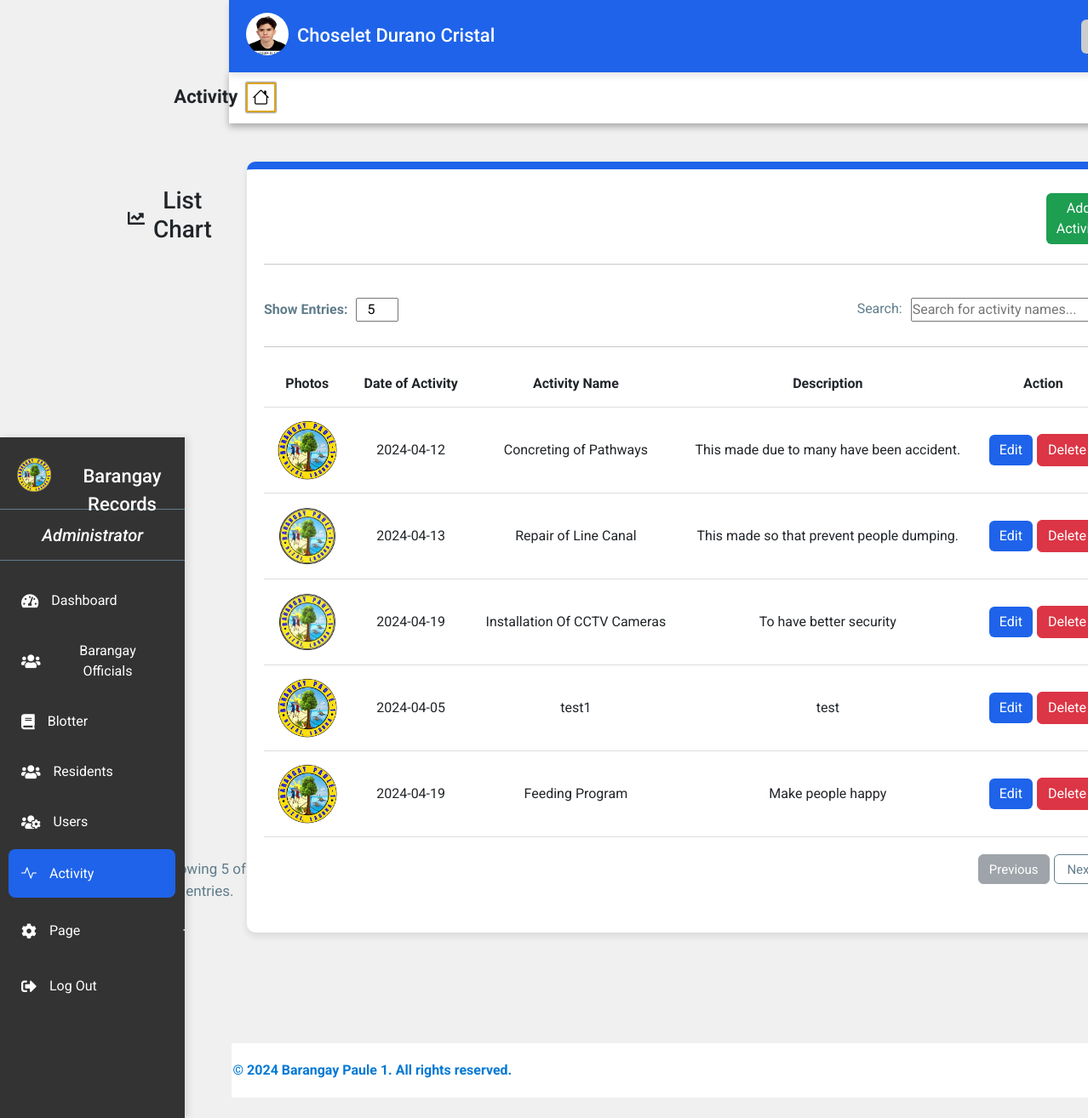
/Activity.php (signed in), run on the app's committed database.
### tables this page shows
CREATE TABLE `proof_of_identity` (
  `id` int(11) NOT NULL,
  `picture` varchar(255) NOT NULL,
  `valid_id` varchar(255) NOT NULL,
  `created_at` timestamp NOT NULL DEFAULT current_timestamp()
);

CREATE TABLE `profiledata` (
  `id` int(11) NOT NULL,
  `firstname` varchar(50) NOT NULL,
  `middlename` varchar(50) DEFAULT NULL,
  `lastname` varchar(50) NOT NULL,
  `gender` enum('Male','Female','Other') NOT NULL,
  `birthdate` date NOT NULL,
  `email` varchar(100) NOT NULL,
  `contact` varchar(20) NOT NULL,
  `religion` varchar(50) NOT NULL,
  `status` enum('Single','Married','Divorced','Widowed') NOT NULL,
  `emergency_person` varchar(100) NOT NULL,
  `emergency_contact` varchar(20) NOT NULL,
  `created_at` timestamp NOT NULL DEFAULT current_timestamp()
);

CREATE TABLE `activity` (
  `id` int(11) NOT NULL,
  `photos` varchar(255) DEFAULT NULL,
  `date` date DEFAULT NULL,
  `activity` varchar(255) DEFAULT NULL,
  `description` text DEFAULT NULL
);

### Activity.php (the view, shortened to what this page needs)
<!DOCTYPE html>
<html lang="en">
<head>
  <link href="https://cdn.jsdelivr.net/npm/bootstrap@5.3.3/dist/css/bootstrap.min.css" rel="stylesheet">
  <link href="https://cdnjs.cloudflare.com/ajax/libs/font-awesome/5.15.3/css/all.min.css" rel="stylesheet">
  <link href="https://cdn.jsdelivr.net/npm/bootstrap-icons@1.8.1/font/bootstrap-icons.css" rel="stylesheet">
  <link rel="stylesheet" href="https://cdnjs.cloudflare.com/ajax/libs/limonte-sweetalert2/11.1.7/sweetalert2.min.css">
  <link rel="stylesheet" href="Activity.css">
</head>
<body>
  <div>
    <div class="header" style="margin-left:269px;">
      <div class="picfetch">
        <?php
            include 'connection.php';
              $sql = "SELECT * FROM proof_of_identity WHERE id = (SELECT id FROM profiledata WHERE email = ?)";
              $stmt = $conn->prepare($sql);
              $stmt->bind_param("s", $_SESSION['username']);
              $stmt->execute();
              $result = $stmt->get_result();
            if ($result->num_rows > 0) {
                $row = $result->fetch_assoc();
                $picture = $row["picture"];
            } else {
                $picture = "";
            }
              $sql = "SELECT * FROM profiledata WHERE email = ?";
              $stmt = $conn->prepare($sql);
              $stmt->bind_param("s", $_SESSION['username']);
              $stmt->execute();
              $result = $stmt->get_result();
            if ($result->num_rows > 0) {
              $row = $result->fetch_assoc();
              $firstname = $row["firstname"];
              $middlename = $row["middlename"];
              $lastname = $row["lastname"];
            } else {
              $firstname = "";
              $middlename = "";
              $lastname = "";
            }
          ?>
          <img src="<?php echo $picture; ?>" width="80px" height="80px" onerror="this.style.display='none';">
          <p class="p"><?php echo $firstname . " " . $middlename . " " . $lastname; ?></p>
      </div>
      <div class="profile-icon" onclick="toggleProfileDetails()">
      </div>
    </div>
    <div class="navigation" id="navigation">
      <div class="logo">
        <img src="images/logo1.png" alt="Barangay Logo" height="40px" width="40px">
        <p>Barangay Records</p>
      </div>
      <div class="administrators">
        <p><em> Administrator</em></p>
      </div>
      <a href="AdminDashboard.php" class="a1"><i class="fas fa-tachometer-alt"></i> Dashboard</a>
      <a href="BarangayOfficial.php" class="a1"><i class="fas fa-users"></i> Barangay Officials</a>
      <a href="Blotter.php" class="a1"><i class="fas fa-book"></i> Blotter</a>
      <a href="Resident.php" class="a1"><i class="fas fa-users"></i> Residents</a>
      <a href="Users.php" class="a1"><i class="fas fa-users-cog"></i> Users</a>
      <a href="Activity.php" class="a1" id="act"><i class="bi bi-activity"></i> Activity</a>
      <div class="dropdown" onclick="toggleDropdown()">
        <button class="btn btn-primary plus-toggle" type="button" id="dropdownMenuButton" >
          <i class="fas fa-cog"></i>Page <i class="bi bi-plus"></i>
        </button>
      </div>
      <a href="#" onclick="confirmLogout()" class="a1"><i class="fas fa-sign-out-alt"></i> Log Out</a>
    </div>
  </div>
  <div class="title-with-icon" style="margin-left:269px;">
    <a href="AdminDashboard.html" title="Dashboard"><i class="bi bi-house"></i></a>
    <p>Activity</p>
  </div>
  <?php
include 'connection.php';
$sql = "SELECT * FROM activity";
$sqlCount = "SELECT COUNT(*) AS totalActivity FROM activity";
$resultCount = $conn->query($sqlCount);
$rowCount = $resultCount->fetch_assoc();
$totalActivityCount = $rowCount['totalActivity'];
$limit = 5;
$currentPage = isset($_GET['page']) ? $_GET['page'] : 1;
$offset = ($currentPage - 1) * $limit;
$sql .= " LIMIT $limit OFFSET $offset";
$resultActivities = $conn->query($sql);
$activityCountPerPage = $resultActivities->num_rows;
$totalPages = ceil($totalActivityCount / $limit);
?>
<div class="activity" id="activityDashboard">
    <div class="title-with-icon1">
        <i class="fas fa-chart-line"></i>
        <h3>List Chart</h3>
        <button type="button" class="btn btn-success" onclick="showActivityForm()">Add Activity</button>
    </div>
    <hr>
    <div class="heading-and-buttons">
        <div class="show-entries">
            <label for="entries">Show Entries: </label>
            <input type="number" title="number" placeholder="0" value="<?php echo $activityCountPerPage; ?>">
        </div>
        <div class="search-bar">
            <p>Search: </p>
            <input type="text" id="searchInput" onkeyup="searchActivity()" placeholder="Search for activity names...">
        </div>
    </div>
    <hr>
    <table class="table-no-border">
        <thead>
            <tr>
                <th>Photos</th>
                <th>Date of Activity</th>
                <th>Activity Name</th>
                <th>Description</th>
                <th>Action</th>
            </tr>
        </thead>
        <tbody id="activityTableBody">
            <?php
            if ($resultActivities->num_rows > 0) {
                while ($row = $resultActivities->fetch_assoc()) {
                    echo "<tr>";
                    echo "<td><img src='activity_photos/".$row['photos']."' alt='Photo' style='max-width: 70px; max-height: 70px; border-radius:50%'></td>";
                    echo "<td>" . $row["date"] . "</td>";
                    echo "<td>".$row['activity']."</td>";
                    echo "<td>" . $row["description"] . "</td>";
                    echo "<td class='action-buttons'>";
                    echo "<a href='#' onclick='editActivity(" . $row['id'] . ")' class='btn btn-primary btnedit' style='margin-right:5px;'>Edit</a>";
                    echo "<button type='button' class='btn btn-danger' onclick='deleteActivity(" . $row['id'] . ")'>Delete</button>";
                    echo "</td>";
                    echo "</tr>";
                }
            } else {
                echo "<tr><td colspan='5'>No Data Available</td></tr>";
            }
            ?>
        </tbody>
    </table>
    <div class="navigation-buttons">
        <p>Showing <?php echo $activityCountPerPage; ?> of <?php echo $limit; ?> entries.</p>
        <a href="?page=<?php echo $currentPage > 1 ? $currentPage - 1 : 1; ?>" class="btn <?php echo $currentPage == 1 ? 'btn-secondary disabled' : 'btn-primary'; ?>">Previous</a>
        <a href="?page=<?php echo $currentPage < $totalPages ? $currentPage + 1 : $totalPages; ?>" class="btn <?php echo $currentPage == $totalPages ? 'btn-secondary disabled' : 'btn-primary'; ?>">Next</a>
    </div>
</div>
<footer class="footer">
  <div class="container">
      <p>&copy; 2024 Barangay Paule 1. All rights reserved.</p>
  </div>
</footer>
</body>
</html>

### data on the page
proof_of_identity: picture (picture)
profiledata: firstname "Choselet", middlename "Durano", lastname "Cristal"
activity: photos (picture), date "2024-04-12", activity "Concreting of Pathways", description "This made due to many have been accident."
activity: photos (picture), date "2024-04-13", activity "Repair of Line Canal", description "This made so that prevent people dumping."
activity: photos (picture), date "2024-04-19", activity "Installation Of CCTV Cameras", description "To have better security"
activity: photos (picture), date "2024-04-05", activity "test1", description "test"
activity: photos (picture), date "2024-04-19", activity "Feeding Program", description "Make people happy"

### other printed values
$activityCountPerPage "5"
